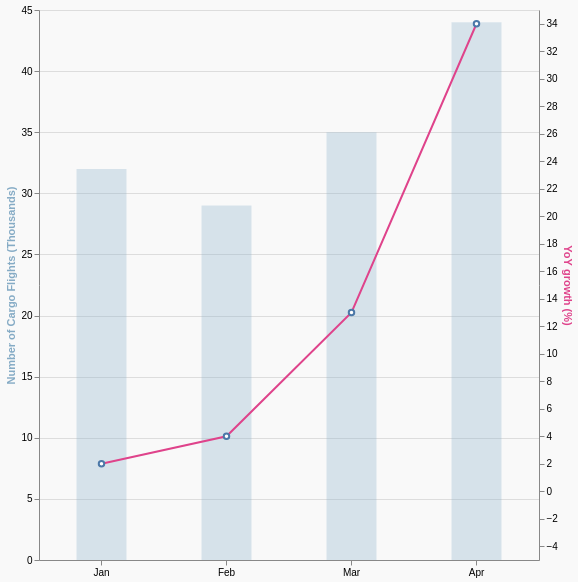

Write the Vega-Lite specification saved for this chart.
### Vega-Lite specification from a JSON file in a GitHub repository (floating-point values rounded to 4 significant figures)
{"$schema": "https://vega.github.io/schema/vega-lite/v5.json", "description": "A dual axis chart, created by setting y's scale resolution to `\"independent\"`", "width": 500, "height": 550, "background": "#f9f9f9", "data": {"values": [{"month": "01/20", "cargo-flights": 32, "growth": 2}, {"month": "02/20", "cargo-flights": 29, "growth": 4}, {"month": "03/20", "cargo-flights": 35, "growth": 13}, {"month": "04/20", "cargo-flights": 44, "growth": 34}]}, "encoding": {"x": {"timeUnit": "month", "field": "month", "axis": {"format": "%b", "title": null}, "type": "ordinal"}}, "layer": [{"mark": {"opacity": 0.3, "type": "bar", "color": "#85abc5", "size": 50}, "encoding": {"y": {"field": "cargo-flights", "type": "quantitative", "title": "Number of Cargo Flights (Thousands)", "axis": {"titleColor": "#85abc5"}}, "tooltip": [{"field": "month", "type": "ordinal", "timeUnit": "month", "title": "Month"}, {"field": "cargo-flights", "type": "quantitative", "title": "Cargo Flights (Thousands)"}]}}, {"mark": {"stroke": "#df438b", "type": "line", "point": {"fill": "white", "filled": false}}, "encoding": {"y": {"aggregate": "average", "field": "growth", "scale": {"domain": [-5, 35]}, "title": "YoY growth (%)", "axis": {"titleColor": "#df438b"}}, "tooltip": [{"field": "month", "type": "ordinal", "timeUnit": "month", "title": "Month"}, {"field": "growth", "type": "quantitative", "title": "Growth Percentage (%)"}]}}], "resolve": {"scale": {"y": "independent"}}, "config": {}}
